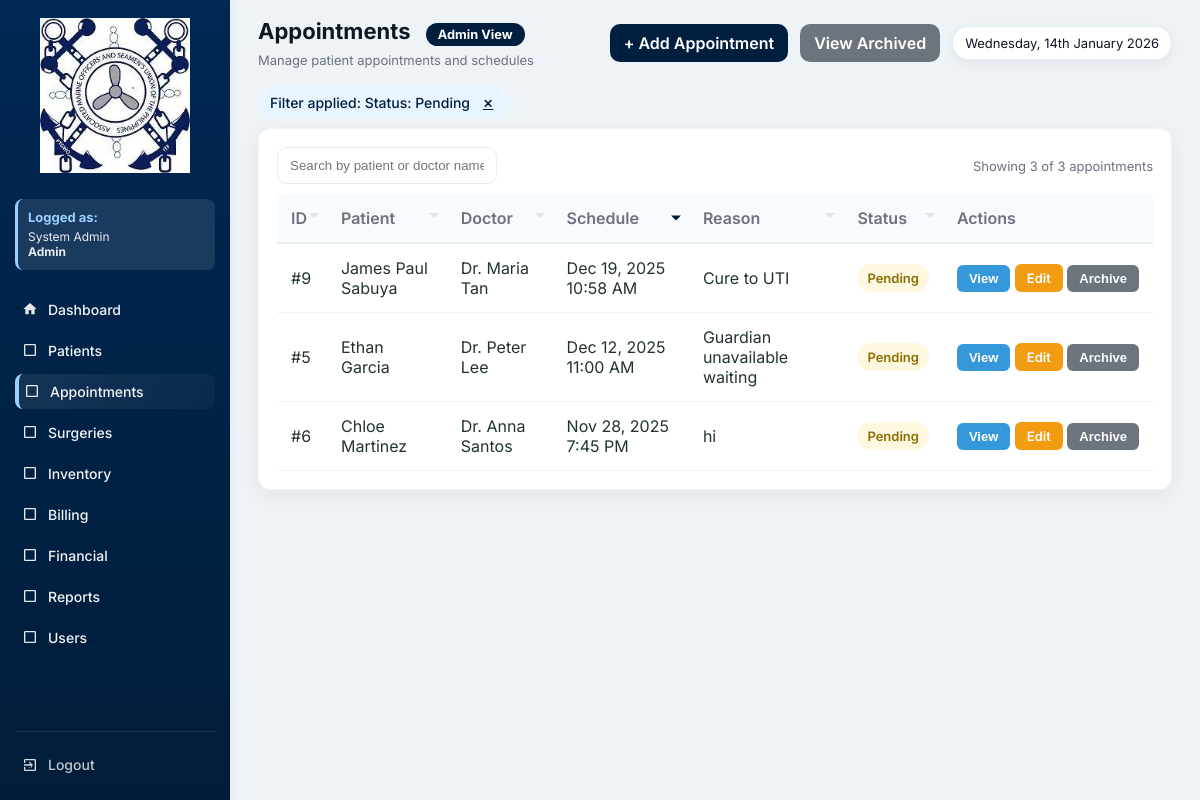
/appointments.php?status=Pending (signed in), run on the app's committed database.
### tables this page shows
CREATE TABLE `appointments` (
  `id` int(11) NOT NULL,
  `patient_id` int(11) DEFAULT NULL,
  `doctor_id` int(11) DEFAULT NULL,
  `schedule_datetime` datetime DEFAULT NULL,
  `status` enum('Pending','Approved','Completed','Cancelled') DEFAULT 'Pending',
  `reason` text DEFAULT NULL,
  `is_archived` tinyint(1) DEFAULT 0,
  `archived_at` datetime DEFAULT NULL,
  `archived_by` int(11) DEFAULT NULL,
  `notes` text DEFAULT NULL,
  `created_at` timestamp NOT NULL DEFAULT current_timestamp()
);

CREATE TABLE `patients` (
  `id` int(11) NOT NULL,
  `patient_code` varchar(20) DEFAULT NULL,
  `first_name` varchar(100) DEFAULT NULL,
  `last_name` varchar(100) DEFAULT NULL,
  `gender` varchar(10) DEFAULT NULL,
  `sex` enum('Male','Female') DEFAULT NULL,
  `birth_date` date DEFAULT NULL,
  `phone` varchar(50) DEFAULT NULL,
  `address` text DEFAULT NULL,
  `guardian` varchar(100) DEFAULT NULL,
  `blood_type` varchar(10) DEFAULT NULL,
  `weight` decimal(5,2) DEFAULT NULL,
  `height` decimal(5,2) DEFAULT NULL,
  `pulse_rate` int(11) DEFAULT NULL,
  `temperature` decimal(4,2) DEFAULT NULL,
  `guardian_name` varchar(150) DEFAULT NULL,
  `created_at` timestamp NOT NULL DEFAULT current_timestamp(),
  `is_archived` tinyint(1) DEFAULT 0,
  `archived_at` datetime DEFAULT NULL,
  `archived_by` int(11) DEFAULT NULL
);

CREATE TABLE `users` (
  `id` int(11) NOT NULL,
  `full_name` varchar(150) DEFAULT NULL,
  `username` varchar(100) DEFAULT NULL,
  `password` varchar(255) DEFAULT NULL,
  `role` enum('Admin','Doctor','Nurse','Staff','Inventory','Billing','SocialWorker') NOT NULL,
  `created_at` timestamp NOT NULL DEFAULT current_timestamp(),
  `is_active` tinyint(1) DEFAULT 1,
  `deactivated_at` datetime DEFAULT NULL
);

### appointments.php (the view, shortened to what the rows shown need)
<?php
require 'config.php';
require 'functions.php';
$current_role = $_SESSION['role'] ?? 'Guest';
$status_filter = $_GET['status'] ?? '';
$current_user_id = $_SESSION['user_id'] ?? 0;
$current_user = fetchOne($conn, "SELECT role FROM users WHERE id = ?", "i", [$current_user_id]);
$is_admin = ($current_user['role'] ?? '') === 'Admin';
$show_archived = isset($_GET['show']) && $_GET['show'] === 'archived';
$sort_column = $_GET['sort'] ?? 'schedule';
$sort_order = $_GET['order'] ?? 'desc';
$order_by = '';
switch ($sort_column) {
    case 'schedule':
        $order_by = "a.schedule_datetime";
        break;
}
$order_by .= " " . strtoupper($sort_order);
$items_per_page = 10;
$current_page = isset($_GET['page']) ? max(1, intval($_GET['page'])) : 1;
$offset = ($current_page - 1) * $items_per_page;
$query = "
    SELECT a.*,
           p.first_name AS patient_first, p.last_name AS patient_last,
           u.full_name AS doctor_name,
           arch.full_name AS archived_by_name
    FROM appointments a
    LEFT JOIN patients p ON a.patient_id = p.id
    LEFT JOIN users u ON a.doctor_id = u.id
    LEFT JOIN users arch ON a.archived_by = arch.id
";
if ($show_archived) {
    $query .= " WHERE a.is_archived = 1";
} else {
    $where_conditions_query = ["a.is_archived = 0"];
    $query_params = [];
    $query_types = '';
    if (!empty($status_filter) && in_array($status_filter, ['Pending', 'Approved', 'Completed', 'Cancelled'])) {
        $where_conditions_query[] = "a.status = ?";
        $query_params[] = $status_filter;
        $query_types .= 's';
    }
    $query .= " WHERE " . implode(' AND ', $where_conditions_query);
}
$query .= " ORDER BY $order_by LIMIT ?, ?";
$query_params[] = $offset;
$query_params[] = $items_per_page;
$query_types .= 'ii';
$stmt = mysqli_prepare($conn, $query);
if (!empty($query_params)) {
    mysqli_stmt_bind_param($stmt, $query_types, ...$query_params);
}
mysqli_stmt_execute($stmt);
$result = mysqli_stmt_get_result($stmt);
$rows = [];
while ($row = mysqli_fetch_assoc($result)) {
    $rows[] = $row;
}
?>
<!DOCTYPE html>
<html lang="en">
<head>
</head>
<body>
  <div class="app">
    <div class="main" id="mainContent">
      <div class="topbar">
        <div class="top-left">
          <h1>Appointments <?php echo $show_archived ? '(Archived)' : ''; ?>
            <span class="role-badge role-<?php echo strtolower($current_role); ?>">
              <?php echo htmlspecialchars($current_role); ?> View
            </span>
          </h1>
        </div>
      </div>
      <div class="table-wrap" id="appointmentsSection">
        <table id="appointmentsTable" aria-label="Appointments table">
          <thead>
            <tr>
              <th class="sortable-header <?php echo $sort_column == 'id' ? $sort_order : ''; ?>"
                  onclick="sortTable('id', '<?php echo $sort_column == 'id' && $sort_order == 'asc' ? 'desc' : 'asc'; ?>')">ID</th>
              <th class="sortable-header <?php echo $sort_column == 'patient' ? $sort_order : ''; ?>"
                  onclick="sortTable('patient', '<?php echo $sort_column == 'patient' && $sort_order == 'asc' ? 'desc' : 'asc'; ?>')">Patient</th>
              <th class="sortable-header <?php echo $sort_column == 'doctor' ? $sort_order : ''; ?>"
                  onclick="sortTable('doctor', '<?php echo $sort_column == 'doctor' && $sort_order == 'asc' ? 'desc' : 'asc'; ?>')">Doctor</th>
              <th class="sortable-header <?php echo $sort_column == 'schedule' ? $sort_order : ''; ?>"
                  onclick="sortTable('schedule', '<?php echo $sort_column == 'schedule' && $sort_order == 'asc' ? 'desc' : 'asc'; ?>')">Schedule</th>
              <th class="sortable-header <?php echo $sort_column == 'reason' ? $sort_order : ''; ?>"
                  onclick="sortTable('reason', '<?php echo $sort_column == 'reason' && $sort_order == 'asc' ? 'desc' : 'asc'; ?>')">Reason</th>
              <th class="sortable-header <?php echo $sort_column == 'status' ? $sort_order : ''; ?>"
                  onclick="sortTable('status', '<?php echo $sort_column == 'status' && $sort_order == 'asc' ? 'desc' : 'asc'; ?>')">Status</th>
              <th>Actions</th>
            </tr>
          </thead>
          <tbody>
            <?php if (count($rows) > 0): ?>
              <?php foreach($rows as $r): ?>
                <?php
                $status_class = [
                    'Pending' => 'pending',
                    'Approved' => 'approved',
                    'Completed' => 'completed',
                    'Cancelled' => 'cancelled'
                ][$r['status']] ?? 'pending';
                $schedule_formatted = date('M j, Y g:i A', strtotime($r['schedule_datetime']));
                $reason_display = $r['reason'] ?? '';
                $row_class = $r['is_archived'] ? 'style="background-color: rgba(149, 165, 166, 0.1);"' : '';
                ?>
                <tr data-appointment-id="<?php echo h($r['id']); ?>" <?php echo $row_class; ?>>
                  <td>#<?php echo h($r['id']); ?></td>
                  <td><?php echo h(trim(($r['patient_first'] ?? '').' '.($r['patient_last'] ?? ''))); ?></td>
                  <td><?php echo h($r['doctor_name'] ?? ''); ?></td>
                  <td><?php echo h($schedule_formatted); ?></td>
                  <td><?php echo h($reason_display); ?></td>
                  <td>
                    <span class="status <?php echo $status_class; ?>"><?php echo h($r['status']); ?></span>
                  </td>
                  <td style="white-space: nowrap;">
                    <button type="button" class="btn" onclick="viewAppointment(<?php echo h($r['id']); ?>)" style="background: #3498db; color: white; padding: 6px 12px; border-radius: 6px; border: none; font-size: 13px;">View</button>
                    <?php if(!$r['is_archived']): ?>
                      <a href="appointment_form.php?id=<?php echo h($r['id']); ?>" class="btn" style="background: #f39c12; color: white; padding: 6px 12px; border-radius: 6px; text-decoration: none; font-size: 13px;">Edit</a>
                      <?php if ($is_admin): ?>
                        <?php $patientName = addslashes(trim(($r['patient_first'] ?? '').' '.($r['patient_last'] ?? ''))); ?>
                        <button type="button" class="btn" onclick="confirmArchive(<?php echo h($r['id']); ?>, '<?php echo h($patientName); ?>')" style="background: #6c757d; color: white; padding: 6px 12px; border-radius: 6px; border: none; font-size: 13px;">Archive</button>
                      <?php endif; ?>
                    <?php endif; ?>
                  </td>
                </tr>
              <?php endforeach; ?>
            <?php endif; ?>
          </tbody>
        </table>
      </div>
    </div>
  </div>
</body>
</html>

### data on the page
appointments: id "9", patient.last_name "James Paul Sabuya", doctor.full_name "Dr. Maria Tan", schedule_datetime "Dec 19, 2025 10:58 AM", reason "Cure to UTI", status "Pending"
appointments: id "5", patient.last_name "Ethan Garcia", doctor.full_name "Dr. Peter Lee", schedule_datetime "Dec 12, 2025 11:00 AM", reason "Guardian unavailable waiting", status "Pending"
appointments: id "6", patient.last_name "Chloe Martinez", doctor.full_name "Dr. Anna Santos", schedule_datetime "Nov 28, 2025 7:45 PM", reason "hi", status "Pending"

### other printed values
$current_name "System Admin"
$current_role "Admin"
$label "Patients"
$label "Appointments"
$label "Surgeries"
$label "Inventory"
$label "Billing"
$label "Financial"
$label "Reports"
$label "Users"
implode(' • ', $filter_text) "Status: Pending"
count($rows) "3"
$total_appointments "3"
